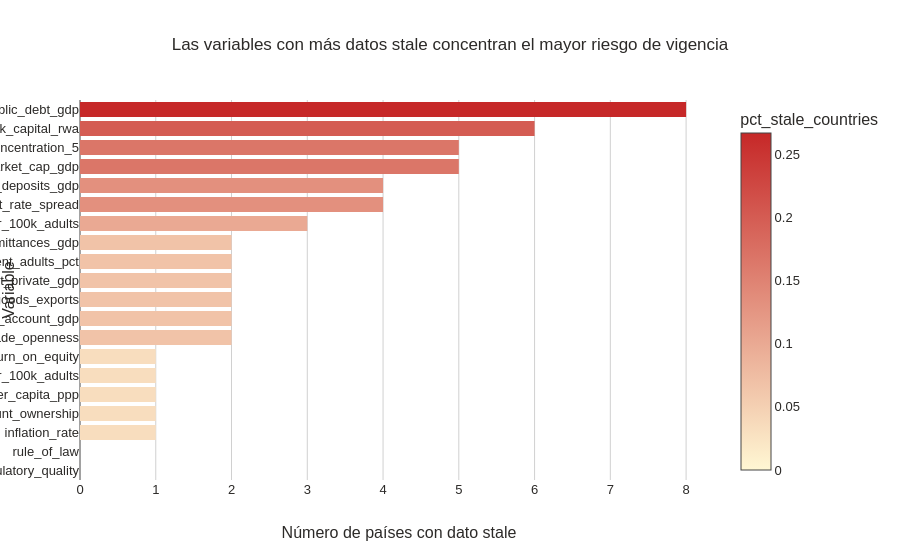

This figure's notebook cell:
### Code cell
fig = px.bar(
    stale_by_variable.head(20).sort_values("n_stale"),
    x="n_stale",
    y="variable",
    orientation="h",
    color="pct_stale_countries",
    color_continuous_scale=[[0, CIBEST["gold_light"]], [1, CIBEST["red"]]],
    title="Las variables con más datos stale concentran el mayor riesgo de vigencia",
)
fig.update_layout(xaxis_title="Número de países con dato stale", yaxis_title="Variable")
fig.show()

### Figure 1 — Plotly figure (JSON) as saved in the notebook; plotly's stock layout.template omitted (floating-point values rounded to 4 significant figures)
{"data": [{"hovertemplate": "n_stale=%{x}<br>variable=%{y}<br>pct_stale_countries=%{marker.color}<extra></extra>", "legendgroup": "", "marker": {"color": [0.0, 0.0, 0.03333, 0.03333, 0.03333, 0.03333, 0.03333, 0.06667, 0.06667, 0.06667, 0.06667, 0.06667, 0.06667, 0.1, 0.1333, 0.1333, 0.1667, 0.1667, 0.2, 0.2667], "coloraxis": "coloraxis", "pattern": {"shape": ""}}, "name": "", "orientation": "h", "showlegend": false, "textposition": "auto", "type": "bar", "x": [0, 0, 1, 1, 1, 1, 1, 2, 2, 2, 2, 2, 2, 3, 4, 4, 5, 5, 6, 8], "xaxis": "x", "y": ["regulatory_quality", "rule_of_law", "inflation_rate", "account_ownership", "gdp_per_capita_ppp", "commercial_bank_branches_per_100k_adults", "return_on_equity", "trade_openness", "current_account_gdp", "ict_goods_exports_pct_total_goods_exports", "domestic_credit_private_gdp", "digital_payment_adults_pct", "personal_remittances_gdp", "atms_per_100k_adults", "interest_rate_spread", "financial_system_deposits_gdp", "stock_market_cap_gdp", "bank_concentration_5", "bank_capital_rwa", "public_debt_gdp"], "yaxis": "y"}], "layout": {"barmode": "relative", "coloraxis": {"colorbar": {"title": {"text": "pct_stale_countries"}}, "colorscale": [[0, "#FFF7D3"], [1, "#C62828"]]}, "legend": {"tracegroupgap": 0}, "title": {"text": "Las variables con más datos stale concentran el mayor riesgo de vigencia"}, "xaxis": {"anchor": "y", "domain": [0, 1], "title": {"text": "Número de países con dato stale"}}, "yaxis": {"anchor": "x", "domain": [0, 1], "title": {"text": "Variable"}}}}
